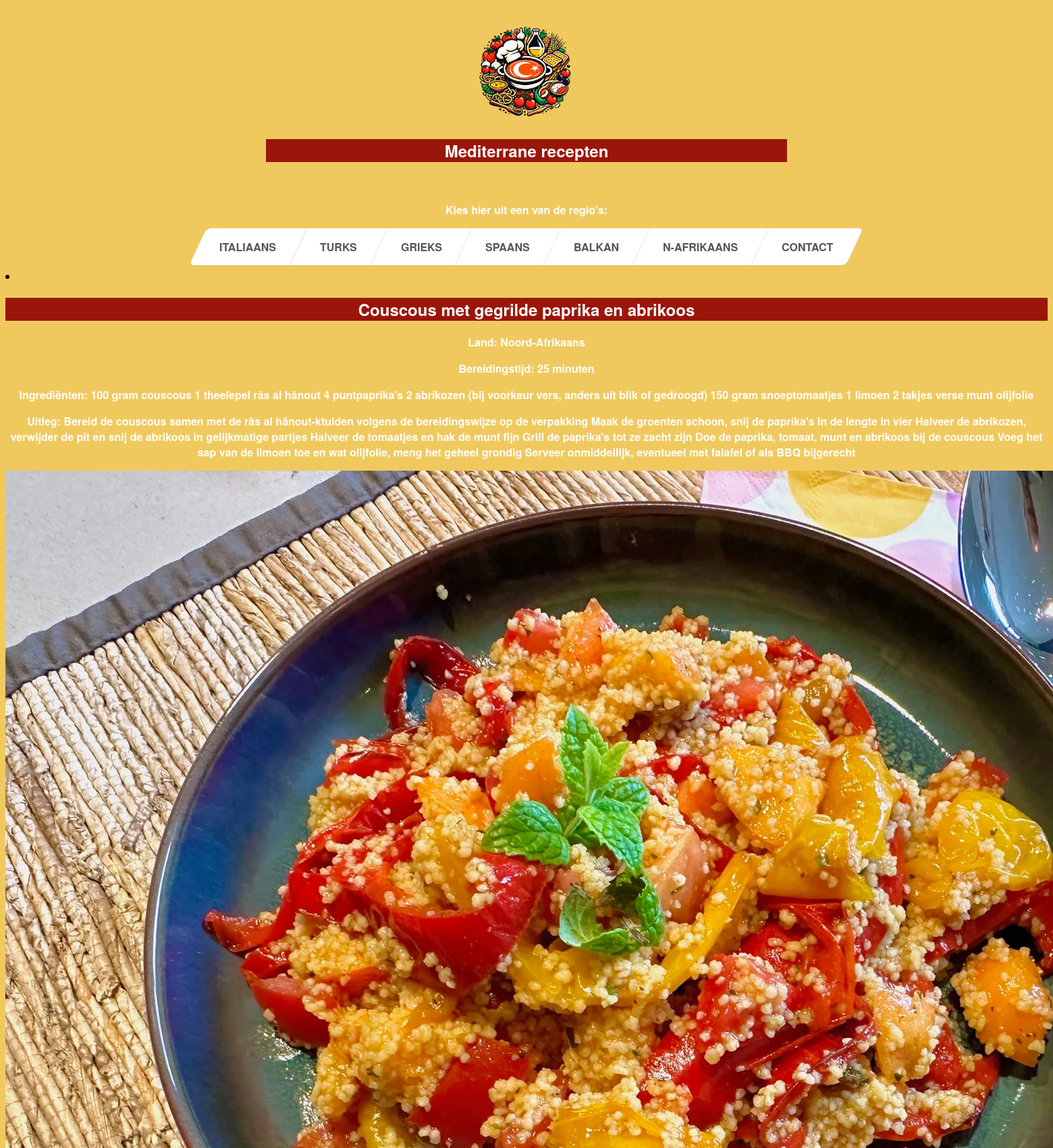
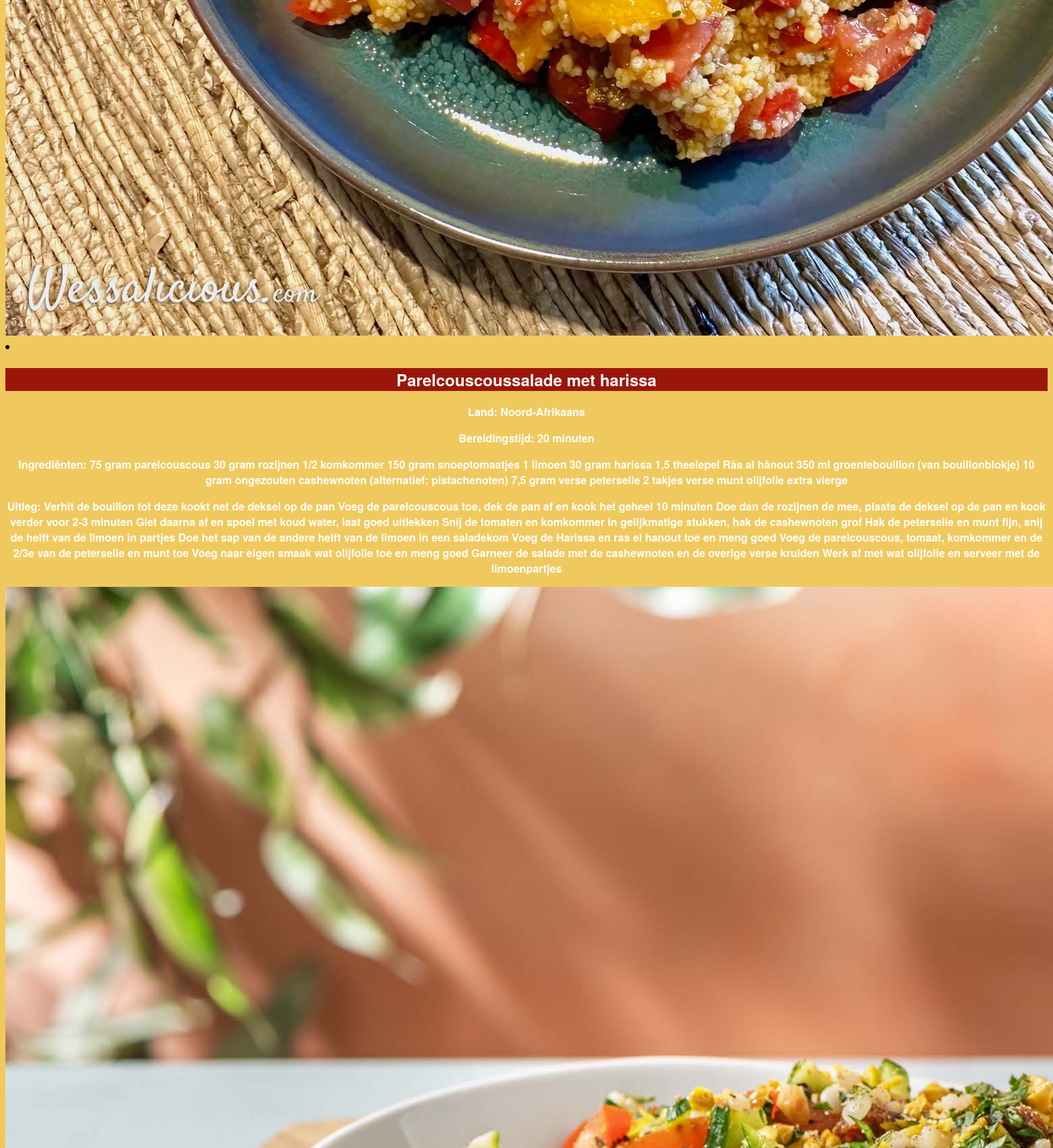
The app's page /na/na.php (upper part) with its own data (2 pictures, top to bottom).
### tables this page shows
CREATE TABLE "recepten" (
	"Land"	TEXT,
	"Bereidingstijd"	TEXT,
	"Recepten"	TEXT
, "Ingredienten"	TEXT, "Uitleg"	TEXT, "Image"	TEXT);

### na/class.php (the view, shortened to what this page needs)
<?php
$sql = <<<EOF
SELECT * FROM recepten;
EOF;
$db = new MyDB();
if (!$db) {
    echo $db->lastErrorMsg();
} else {
    $ret = $db->query($sql);
    while ($row = $ret->fetchArray(SQLITE3_ASSOC)) {
        if ($row['Land'] == 'Noord-Afrikaans') {
?>
    <li>
        <h2><?php echo $row['Recepten']; ?></h2>
        <p><strong>Land:</strong> <?php echo $row['Land']; ?></p>
        <p><strong>Bereidingstijd:</strong> <?php echo $row['Bereidingstijd']; ?></p>
        <p><strong>Ingrediënten:</strong> <?php echo $row['Ingredienten']; ?></p>
        <p><strong>Uitleg:</strong> <?php echo $row['Uitleg']; ?></p>
        <img src="<?php echo $row['Image']; ?>" alt="<?php echo $row['Recepten']; ?>">
    </li>
<?php
        }
    }
}
?>

### na/navbar.css (style rules this page uses)
body { font-family:Helvetica Neue, Helvetica, sans-serif; }

### na/na.css (style rules this page uses)
body { background-color: rgb(240, 201, 94); background-repeat: no-repeat; background-position: 60% 0%; background-size: cover; }
h2 { text-align: center; font-family:Helvetica Neue, Helvetica, sans-serif; font-weight: 900; background-color: rgba(145, 0, 0, 0.89); color: white; }
p { text-align: center; font-family:Helvetica Neue, Helvetica, sans-serif; font-weight: 900; color: white; }

### records on screen
recepten: Recepten "Couscous met gegrilde paprika en abrikoos", Land "Noord-Afrikaans", Bereidingstijd "25 minuten", Ingredienten "100 gram couscous 1 theelepel râs al hânout 4 puntpaprika's 2 abrikozen (bij voorkeur vers, anders uit blik of gedroogd) 150 gram snoeptomaatjes 1 limoen 2 takjes verse munt olijfolie", Uitleg "Bereid de couscous samen met de râs al hânout-ktuiden volgens de bereidingswijze op de verpakking Maak de groenten schoon, snij de paprika's in de lengte in vier Halveer de abrikozen, verwijder de pit en snij de abrikoos in gelijkmatige partjes Halveer de tomaatjes en hak de munt fijn Grill de paprika's tot ze zacht zijn Doe de paprika, tomaat, munt en abrikoos bij de couscous Voeg het sap van de limoen toe en wat olijfolie, meng het geheel grondig Serveer onmiddellijk, eventueel met falafel of als BBQ bijgerecht", Image (picture)
recepten: Recepten "Parelcouscoussalade met harissa", Land "Noord-Afrikaans", Bereidingstijd "20 minuten", Ingredienten "75 gram parelcouscous 30 gram rozijnen 1/2 komkommer 150 gram snoeptomaatjes 1 limoen 30 gram harissa 1,5 theelepel Râs al hânout 350 ml groentebouillon (van bouillonblokje) 10 gram ongezouten cashewnoten (alternatief: pistachenoten) 7,5 gram verse peterselie 2 takjes verse munt olijfolie extra vierge", Uitleg "Verhit de bouillon tot deze kookt net de deksel op de pan Voeg de parelcouscous toe, dek de pan af en kook het geheel 10 minuten Doe dan de rozijnen de mee, plaats de deksel op de pan en kook verder voor 2-3 minuten Giet daarna af en spoel met koud water, laat goed uitlekken Snij de tomaten en komkommer in gelijkmatige stukken, hak de cashewnoten grof Hak de peterselie en munt fijn, snij de helft van de limoen in partjes Doe het sap van de andere helft van de limoen in een saladekom Voeg de Harissa en ras el hanout toe en meng goed Voeg de parelcouscous, tomaat, komkommer en de 2/3e van de peterselie en munt toe Voeg naar eigen smaak wat olijfolie toe en meng goed Garneer de salade met de…", Image (picture)
